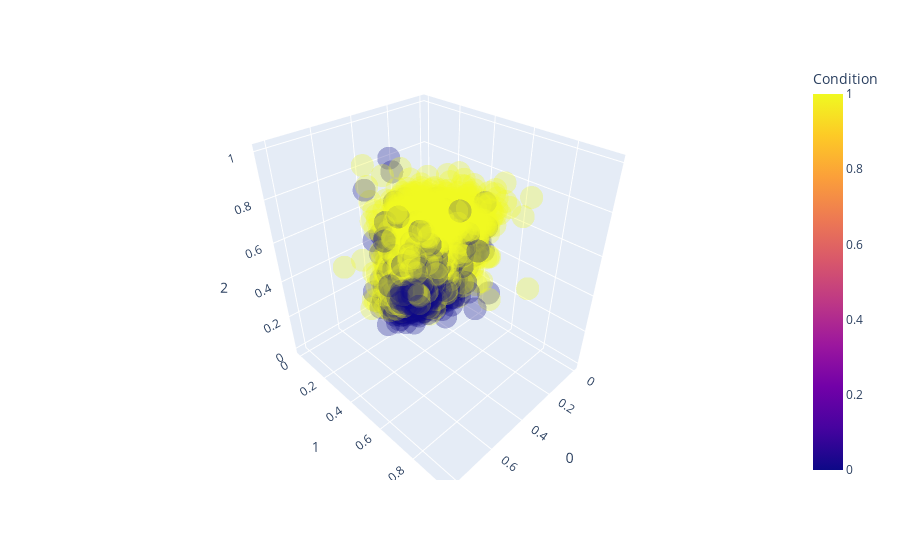

Here is the notebook cell this chart was saved with:
### Code cell
fig = px.scatter_3d(pred_df, x=0, y=1, z=2, color="Condition", opacity=0.3)
fig.show()

### Figure 1 — Plotly figure (JSON) as saved in the notebook; plotly's stock layout.template omitted (floating-point values rounded to 4 significant figures; data arrays with more than 128 entries replaced by an {"elided": "..."} marker saying what was removed)
{"data": [{"hovertemplate": "0=%{x}<br>1=%{y}<br>2=%{z}<br>Condition=%{marker.color}<extra></extra>", "legendgroup": "", "marker": {"color": {"elided": "7350 int values"}, "coloraxis": "coloraxis", "opacity": 0.3, "symbol": "circle"}, "mode": "markers", "name": "", "scene": "scene", "showlegend": false, "type": "scatter3d", "x": {"elided": "7350 float values"}, "y": {"elided": "7350 float values"}, "z": {"elided": "7350 float values"}}], "layout": {"coloraxis": {"colorbar": {"title": {"text": "Condition"}}, "colorscale": [[0, "#0d0887"], [0.1111, "#46039f"], [0.2222, "#7201a8"], [0.3333, "#9c179e"], [0.4444, "#bd3786"], [0.5556, "#d8576b"], [0.6667, "#ed7953"], [0.7778, "#fb9f3a"], [0.8889, "#fdca26"], [1, "#f0f921"]]}, "legend": {"tracegroupgap": 0}, "margin": {"t": 60}, "scene": {"domain": {"x": [0, 1], "y": [0, 1]}, "xaxis": {"title": {"text": "0"}}, "yaxis": {"title": {"text": "1"}}, "zaxis": {"title": {"text": "2"}}}}}
